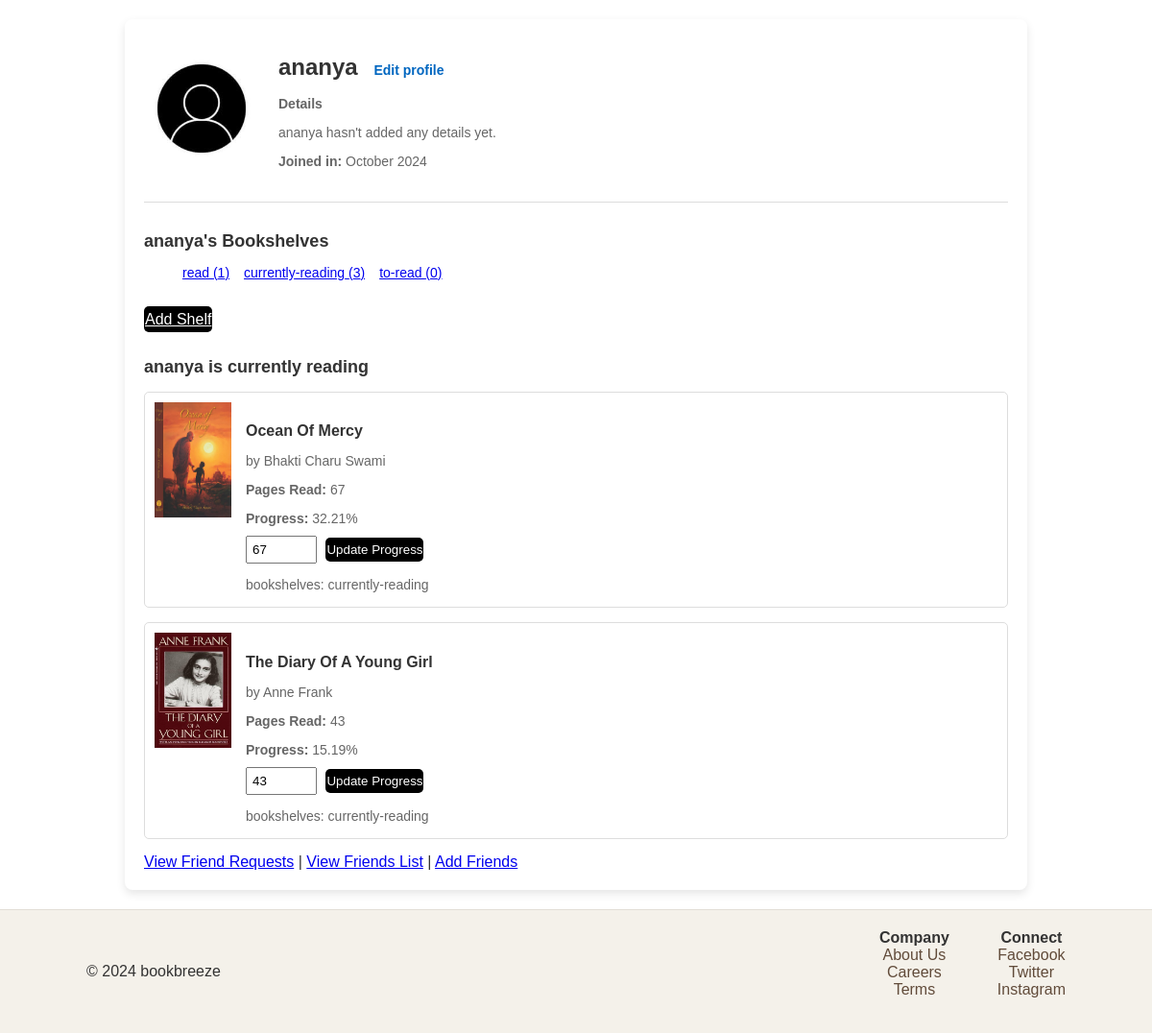
/profile/ (signed in), run on the app's committed database.
### main/models.py (models this page shows, shortened)
class UserProfile(models.Model):
    user = models.OneToOneField(User, on_delete=models.CASCADE, related_name='userprofile')
    age = models.IntegerField(null=True, blank=True)
    gender = models.CharField(max_length=10, choices=[('Male', 'Male'), ('Female', 'Female'), ('Other', 'Other')])
    profession = models.CharField(max_length=100)
    languages = models.CharField(max_length=200)
    genres = models.ManyToManyField(Genre)
    want_to_read = models.ManyToManyField(Book, related_name='want_to_read_users', blank=True)
    currently_reading = models.ManyToManyField(Book, related_name='currently_reading_users', blank=True)
    read = models.ManyToManyField(Book, related_name='read_users', blank=True)
    friends = models.ManyToManyField('self', blank=True)
    """# Add helper functions for adding/removing books
    def add_to_want_to_read(self, book_id):
        if book_id not in self.want_to_read:
            self.want_to_read.append(book_id)
            self.save()

    def add_to_currently_reading(self, book_id):
        if book_id not in self.currently_reading:
            self.currently_reading.append(book_id)
            self.save()

    def add_to_read(self, book_id):
        if book_id not in self.read:
            self.read.append(book_id)
            self.save()

    def remove_from_want_to_read(self, book_id):
        if book_id in self.want_to_read:
            self.want_to_read.remove(book_id)
            self.save()

    def remove_from_currently_reading(self, book_id):
        if book_id in self.currently_reading:
            self.currently_reading.remove(book_id)
            self.save()

    def remove_from_read(self, book_id):
        if book_id in self.read:
            self.read.remove(book_id)
            self.save()"""

class BookList(models.Model):
    user_profile = models.ForeignKey(UserProfile, on_delete=models.CASCADE)
    book_item = models.ForeignKey(Book, on_delete=models.CASCADE)
    list_type = models.CharField(max_length=20, choices=[('want_to_read', 'Want to Read'), ('currently_reading', 'Currently Reading'), ('read', 'Read')])
    added_at = models.DateTimeField(auto_now_add=True)
    last_accessed = models.DateTimeField(null=True, blank=True)
    progress = models.FloatField(default=0)
    pages_read = models.IntegerField(default=0)

class Book(models.Model):
    title = models.CharField(max_length=255)
    author = models.CharField(max_length=255)
    genres = models.ManyToManyField(Genre)
    description = models.TextField()
    cover_image = models.ImageField(upload_to='book_covers/', null=True, blank=True)
    published_date = models.DateField(null=True, blank=True)
    release_date = models.DateField(auto_now_add=True)
    total_pages = models.IntegerField(null=True, blank=True)
    average_rating = models.FloatField(null=True, blank=True)

### main/views.py (the view)
# urls.py: path('profile/', views.profile_view, name='profile'),
@login_required
def profile_view(request):
    user_profile = get_object_or_404(UserProfile, user=request.user)  # Fetch the UserProfile instance linked to the user
    default_shelves = Shelf.objects.filter(user_profile=user_profile, category__in=['to_read', 'currently_reading', 'read'])
    custom_shelves = Shelf.objects.filter(user_profile=user_profile, category='custom')
    book_list_entries = BookList.objects.filter(user_profile=user_profile, list_type='currently_reading').select_related('book_item')
    read_count = user_profile.read.count()
    currently_reading_count = user_profile.currently_reading.count()
    to_read_count = user_profile.want_to_read.count()
    currently_reading_books = user_profile.currently_reading.all()
    context = {
        'user_profile': user_profile,
        'default_shelves': default_shelves,
        'custom_shelves': custom_shelves,
        'book_list_entries': book_list_entries,
        'read_count': read_count,
        'currently_reading_count': currently_reading_count,
        'to_read_count': to_read_count,
        'currently_reading_books': currently_reading_books,
    }
    return render(request, 'profile.html', context)

### main/templates/profile.html (shortened to what this page needs)
{% load static %}
<!DOCTYPE html>
<html lang="en">
<head>
    <link rel="stylesheet" href="{% static 'book_comparison/profile.css' %}">
</head>
<body>
    <div class="profile-container">
        <div class="profile-header">
            <div class="profile-picture">
                {% if user_profile.image %}
                    <img src="{{ user_profile.image.url }}" alt="Profile Picture">
                {% else %}
                    <img src="{% static 'book_covers/profile-icon.jpg' %}" alt="Default Profile Picture">
                {% endif %}
            </div>
            <div class="profile-info">
                <h1>{{ user_profile.user.username }} <a href="{% url 'edit_profile' %}" class="edit-profile">Edit profile</a></h1>
                <p><strong>Details</strong></p>
                <p>{{ user_profile.user.username }} hasn't added any details yet.</p>
                <p><strong>Joined in:</strong> {{ user_profile.user.date_joined|date:"F Y" }}</p>
            </div>
        </div>
        <div class="bookshelves">
            <h2>{{ user_profile.user.username }}'s Bookshelves</h2>
            <ul class="bookshelf-links">
                <li><a href="{% url 'bookshelf' 'read' %}">read ({{ user_profile.read.count }})</a></li>
                <li><a href="{% url 'bookshelf' 'currently_reading' %}">currently-reading ({{ user_profile.currently_reading.count }})</a></li>
                <li><a href="{% url 'bookshelf' 'to_read' %}">to-read ({{ user_profile.want_to_read.count }})</a></li>
            </ul>
            <br>
            <a href="{% url 'add_shelf' %}" class="btn btn-primary">Add Shelf</a>
        </div>
        <div class="currently-reading-section">
            <h3>{{ user_profile.user.username }} is currently reading</h3>
            <ul class="book-list">
                {% for entry in book_list_entries %}
                    <li>
                        <img src="{{ entry.book_item.cover_image.url }}" alt="{{ entry.book_item.title }} cover" class="book-cover">
                        <div class="book-details">
                            <h4>{{ entry.book_item.title }}</h4>
                            <p>by {{ entry.book_item.author }}</p>
                            <p><strong>Pages Read:</strong> {{ entry.pages_read }}</p>
                            <p><strong>Progress:</strong> {{ entry.progress }}%</p>
                            <form action="{% url 'update_progress' entry.book_item.id %}" method="post" class="update-progress-form">
                                <input type="number" name="pages_read" min="0" max="{{ entry.book_item.total_pages }}" value="{{ entry.pages_read|default:"0" }}" class="progress-input" placeholder="Pages read">
                                <button type="submit" class="btn btn-primary">Update Progress</button>
                            </form>
                            <p>bookshelves: currently-reading</p>
                    </li>
                {% empty %}
                    <li>No books currently reading</li>
                {% endfor %}
            </ul>
        </div>
        <div class="friend-links">
            <a href="{% url 'accept_friend' %}">View Friend Requests</a> |
            <a href="{% url 'friends_list' %}">View Friends List</a> |
            <a href="{% url 'add_friend' %}">Add Friends</a>
        </div>
    </div>
    <footer class="footer">
        <div class="container">
            <p>&copy; 2024 bookbreeze</p>
            <div class="footer-links">
                <div>
                    <strong>Company</strong>
                    <ul>
                        <li><a href="#">About Us</a></li>
                        <li><a href="#">Careers</a></li>
                        <li><a href="#">Terms</a></li>
                    </ul>
                </div>
                <div>
                    <strong>Connect</strong>
                    <ul>
                        <li><a href="#">Facebook</a></li>
                        <li><a href="#">Twitter</a></li>
                        <li><a href="#">Instagram</a></li>
                    </ul>
                </div>
            </div>
        </div>
    </footer>
</body>
</html>
<!-- {% load static %}

### static/book_comparison/profile.css (style rules this page uses)
body { font-family: 'Poppins', sans-serif; margin: 0; padding: 0; background-color: #fff; background-repeat: no-repeat; background-attachment: fixed; background-size: cover; background-position: center; height: 100%; color: #333; display: block; flex-direction: column; align-items: center; justify-content: flex-start; }
.container { width: 85%; max-width: 1200px; margin: 0 auto; }
.profile-container { max-width: 900px; margin: 20px auto; background: #fff; padding: 20px; border-radius: 8px; box-shadow: 0 4px 10px rgba(0, 0, 0, 0.1); }
.profile-header { display: flex; align-items: center; margin-bottom: 20px; }
.profile-picture img { width: 120px; height: 120px; border-radius: 50%; margin-right: 20px; }
.profile-info h1 { font-size: 24px; color: #333; }
.edit-profile { font-size: 14px; color: #0066c0; margin-left: 10px; text-decoration: none; }
.profile-info p { color: #666; font-size: 14px; }
.bookshelves { border-top: 1px solid #ddd; padding-top: 15px; margin-top: 15px; }
.bookshelves h2 { font-size: 18px; margin-bottom: 10px; color: #333; }
.bookshelf-links { display: flex; gap: 15px; font-size: 14px; list-style-type: none; }
.bookshelf-links li { color: #0066c0; cursor: pointer; }
.currently-reading-section { margin-top: 30px; }
.currently-reading-section h3 { font-size: 18px; margin-bottom: 15px; color: #333; }
.book-list { list-style-type: none; margin: 0; padding: 0; }
.book-list li { display: flex; margin-bottom: 15px; border: 1px solid #ddd; padding: 10px; border-radius: 5px; background: #fff; }
.book-cover { width: 80px; height: 120px; margin-right: 15px; }
.book-details { flex-grow: 1; }
.book-details h4 { font-size: 16px; color: #333; margin-bottom: 5px; }
.book-details p { font-size: 14px; color: #666; margin-bottom: 5px; }
.update-progress-form { margin-top: 10px; }
.progress-input { width: 60px; padding: 5px; margin-right: 5px; }
.btn-primary { background-color: #000; color: #fff; border: none; padding: 5px 1px; border-radius: 5px; cursor: pointer; transition: background-color 0.3s ease; }
.footer { width: 100%; background-color: #F4F1EA; padding: 20px 0; border-top: 1px solid #E2DED6; position: relative; bottom: 0; text-align: center; }
.footer .container { display: flex; justify-content: space-between; align-items: center; }
.footer-links { display: flex; gap: 50px; }
.footer-links div ul { list-style: none; margin-top: 0; padding-left: 0; }
.footer-links a { text-decoration: none; color: #614b3a; }

### data on the page
UserProfile: user.username "ananya", user.date_joined "October 2024", read.count "1", currently_reading.count "3", want_to_read.count "0"
BookList: book_item.cover_image (picture), book_item "Ocean Of Mercy", book_item.author "Bhakti Charu Swami", pages_read "67", progress "32.21"
BookList: book_item.cover_image (picture), book_item "The Diary Of A Young Girl", book_item.author "Anne Frank", pages_read "43", progress "15.19"
